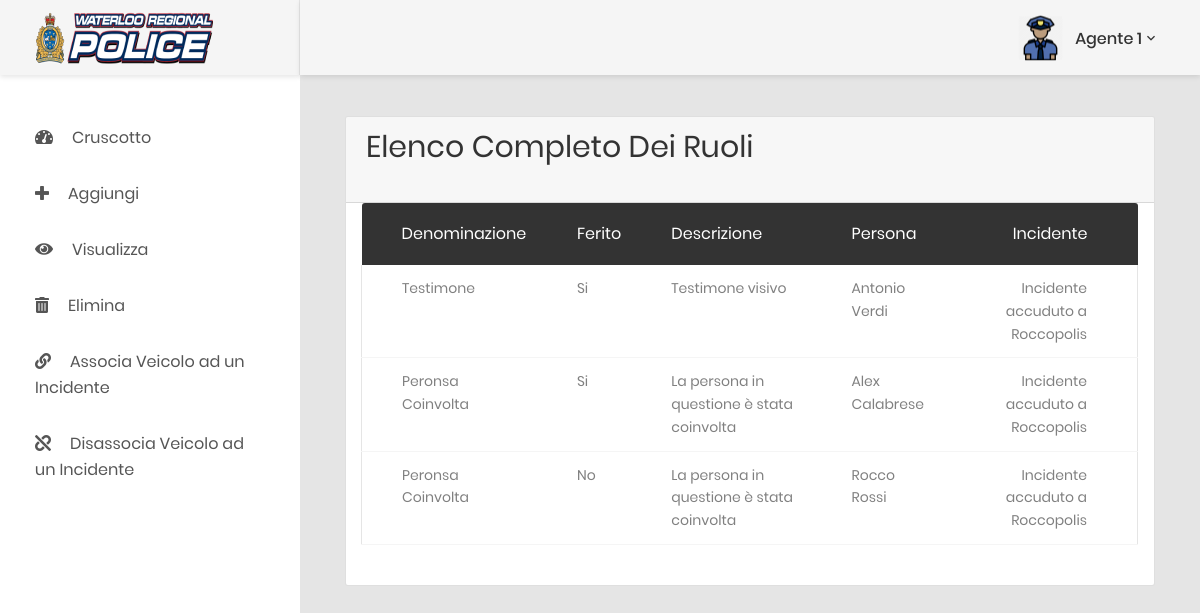
Screenshot of /ruoloRead.php with the database file from the repository.
### tables this page shows
CREATE TABLE ruoli (
    idRuolo INT(5) PRIMARY KEY AUTO_INCREMENT,
    denominazione VARCHAR(30) NOT NULL,
    ferito BOOLEAN NOT NULL,
    descrizione VARCHAR(100) NOT NULL,
    idPersona INT(5) NOT NULL,
    idIncidente INT(5) NOT NULL,
    FOREIGN KEY (idPersona) REFERENCES persone(idPersona),
    FOREIGN KEY (idIncidente) REFERENCES incidenti(idIncidente)
);

CREATE TABLE persone (
    idPersona INT(5) PRIMARY KEY  AUTO_INCREMENT,
    nome VARCHAR(30) NOT NULL,
    cognome VARCHAR(30) NOT NULL,
    dataNascita DATE NOT NULL,
    codFiscale VARCHAR(16) NOT NULL,
    indirizzo VARCHAR(30) NOT NULL,
    cap VARCHAR(5) NOT NULL,
    stato VARCHAR(15) NOT NULL,
    telefono VARCHAR(15) NOT NULL,
    numPatente VARCHAR(15) NOT NULL,
    catPatente CHAR NOT NULL,
    UNIQUE (codFiscale)
);

CREATE TABLE incidenti (
  idIncidente INT(5) PRIMARY KEY AUTO_INCREMENT,
  descrizione VARCHAR(150) NOT NULL,
  longitudine DECIMAL(11,8) NOT NULL,
  latitudine DECIMAL(10,8) NOT NULL,
  data DATE NOT NULL,
  ora TIME NOT NULL ,
  pathFoto VARCHAR(100) NOT NULL
);

### dao/RuoloDAO.php (called while the page is built, shortened)
<?php
include_once __DIR__.'/classes/Ruolo.php';
class RuoloDAO {
    public static function getElencoRuoli() {
        try {
            $conn = Connection::getConnection();
            $sql = "SELECT * FROM ruoli";
            $stm = $conn->query($sql);
            $Vruolo = array();
            while ($riga = $stm->fetch(PDO::FETCH_ASSOC)) {
                $idRuolo = $riga['idRuolo'];
                $denominazione = $riga['denominazione'];
                $ferito = $riga['ferito'];
                $descrizione = $riga['descrizione'];
                $idPersona = $riga['idPersona'];
                $idIncidente = $riga['idIncidente'];
                $ruolo = new Ruolo($idRuolo, $denominazione, $ferito, $descrizione, $idPersona, $idIncidente);
                array_push($Vruolo, $ruolo);
            }
        } catch (PDOException $e) {
            throw $e;
        }
        return $Vruolo;
    }
}

### dao/classes/Ruolo.php (called while the page is built, shortened)
<?php
class Ruolo {
    private $denominazione;
    private $ferito;
    private $descrizione;
    public function __construct($idRuolo, $denominazione, $ferito, $descrizione, $idPersona, $idIncidente)
    {
        $this->denominazione = $denominazione;
        $this->ferito = $ferito;
        $this->descrizione = $descrizione;
    }
    public function getDenominazione()
    {
        return $this->denominazione;
    }
    public function getFerito()
    {
        return $this->ferito;
    }
    public function getDescrizione()
    {
        return $this->descrizione;
    }
}

### dao/PersonaDAO.php (called while the page is built, shortened)
<?php
include_once __DIR__.'/classes/Persona.php';
class PersonaDAO {
    public static function getPersona(int $idPersona) {
        try {
            $conn = Connection::getConnection();
            $sql = "SELECT * FROM persone WHERE idPersona = :id";
            $stm = $conn->prepare($sql);
            $stm->bindParam(':id', $idPersona, PDO::PARAM_INT);
            $stm->execute();
            if (!$riga = $stm->fetch(PDO::FETCH_ASSOC)) {
                return "Attenzione! Persona inesistente";
            }
            $nome = $riga['nome'];
            $cognome = $riga['cognome'];
            $dataNascita = $riga['dataNascita'];
            $codFiscale = $riga['codFiscale'];
            $indirizzo = $riga['indirizzo'];
            $cap = $riga['cap'];
            $stato = $riga['stato'];
            $telefono = $riga['telefono'];
            $numPatente = $riga['numPatente'];
            $catPatente = $riga['catPatente'];
            $persona = new Persona($idPersona, $nome, $cognome, $dataNascita, $codFiscale, $indirizzo, $cap, $stato, $telefono, $numPatente, $catPatente);
        } catch (PDOException $e) {
            throw $e;
        }
        return $persona;
    }
}

### dao/classes/Persona.php (called while the page is built, shortened)
<?php
class Persona   {
    private $nome;
    private $cognome;
    public function __construct($idPersona, $nome, $cognome, $dataNascita, $codFiscale, $indirizzo, $cap, $stato, $telefono, $numPatente, $catPatente)
    {
        $this->nome = $nome;
        $this->cognome = $cognome;
    }
    public function getNome()
    {
        return $this->nome;
    }
    public function getCognome()
    {
        return $this->cognome;
    }
}

### dao/IncidenteDAO.php (called while the page is built, shortened)
<?php
include_once __DIR__.'/classes/Incidente.php';
class IncidenteDAO {
    public static function getIncidente(int $idIncidente) {
        try {
            $conn = Connection::getConnection();
            $sql = "SELECT * FROM incidenti WHERE idIncidente = :id";
            $stm = $conn->prepare($sql);
            $stm->bindParam(':id', $idIncidente, PDO::PARAM_INT);
            $stm->execute();
            if (!$riga = $stm->fetch(PDO::FETCH_ASSOC)) {
                return "Attenzione! Incidente inesistente";
            }
            $descrizione = $riga['descrizione'];
            $longitudine = $riga['longitudine'];
            $latitudine = $riga['latitudine'];
            $data = $riga['data'];
            $ora = $riga['ora'];
            $pathFoto = $riga['pathFoto'];
            $incidente = new Incidente($idIncidente, $descrizione, $longitudine, $latitudine, $data, $ora, $pathFoto);
        } catch (PDOException $e) {
            throw $e;
        }
        return $incidente;
    }
}

### dao/classes/Incidente.php (called while the page is built, shortened)
<?php
class Incidente {
    private $descrizione;
    public function __construct($idIncidente, $descrizione, $longitudine, $latitudine, $data, $ora, $pathFoto)
    {
        $this->descrizione = $descrizione;
    }
    public function getDescrizione()
    {
        return $this->descrizione;
    }
}

### ruoloRead.php (the view, shortened to what this page needs)
<!DOCTYPE html>
<html lang="en">
<head>
    <?php
        include_once "vendorsHeaders.php";
        include_once "./dao/RuoloDAO.php";
        include_once "./dao/PersonaDAO.php";
        include_once "./dao/IncidenteDAO.php";
    ?>
</head>
<body class="animsition">
<div class="page-wrapper">
    <div class="page-container">
        <?php
        include_once __DIR__ . '/components/headerDesktop.php';
        include_once __DIR__ . '/components/sidebarDesktop.php';
        ?>
        <div class="main-content">
            <div class="section__content section__content--p30">
                <div class="container-fluid">
                    <div class="row">
                        <div class="col-12">
                            <div class="card">
                                <div class="card-header">
                                    <h2 class="title-1 m-b-25">Elenco Completo dei Ruoli</h2>
                                </div>
                                <div class="col-lg-12">
                                    <div class="table-responsive m-b-40">
                                        <table class="table table-borderless table-data3">
                                            <thead>
                                            <tr>
                                                <th>Denominazione</th>
                                                <th>Ferito</th>
                                                <th>Descrizione</th>
                                                <th>Persona</th>
                                                <th>Incidente</th>
                                            </tr>
                                            </thead>
                                            <tbody>
                                            <?php
                                            $elencoRuoli = RuoloDAO::getElencoRuoli();
                                            foreach ($elencoRuoli as $ruolo) {
                                                $persona = PersonaDAO::getPersona($ruolo->getIdPersona());
                                                $incidente = IncidenteDAO::getIncidente($ruolo->getIdIncidente());
                                                echo "<tr>";
                                                echo "<td>".$ruolo->getDenominazione()."</td>";
                                                if($ruolo->getFerito() == 1){
                                                    echo "<td>"."Si"."</td>";
                                                } else if ($ruolo->getFerito() == 0){
                                                    echo "<td>". 'No'."</td>";
                                                }
                                                echo "<td>".$ruolo->getDescrizione()."</td>";
                                                echo "<td>".$persona->getNome().' '.$persona->getCognome()."</td>";
                                                echo "<td>".$incidente->getDescrizione()."</td>";
                                                echo "</tr>";
                                            }
                                            ?>
                                            </tbody>
                                        </table>
                                    </div>
                                </div>
                            </div>
                        </div>
                    </div>
                </div>
            </div>
        </div>
    </div>
</div>
</body>
</html>

### rows the page displays
ruoli: denominazione "Testimone", ferito "Si", descrizione "Testimone visivo", idPersona.nome "Antonio", idPersona.cognome "Verdi", idIncidente.descrizione "Incidente accuduto a Roccopolis"
ruoli: denominazione "Peronsa Coinvolta", ferito "Si", descrizione "La persona in questione è stata coinvolta", idPersona.nome "Alex", idPersona.cognome "Calabrese", idIncidente.descrizione "Incidente accuduto a Roccopolis"
ruoli: denominazione "Peronsa Coinvolta", ferito "No", descrizione "La persona in questione è stata coinvolta", idPersona.nome "Rocco", idPersona.cognome "Rossi", idIncidente.descrizione "Incidente accuduto a Roccopolis"
